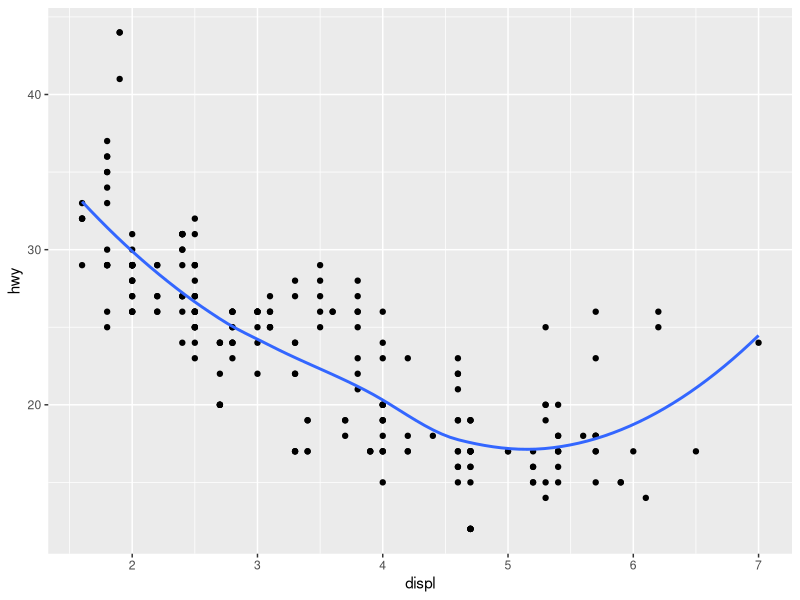
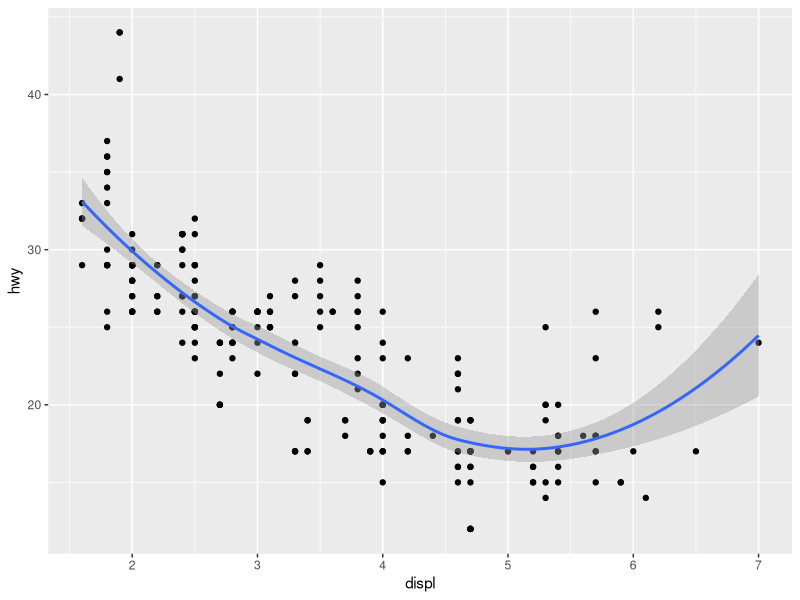
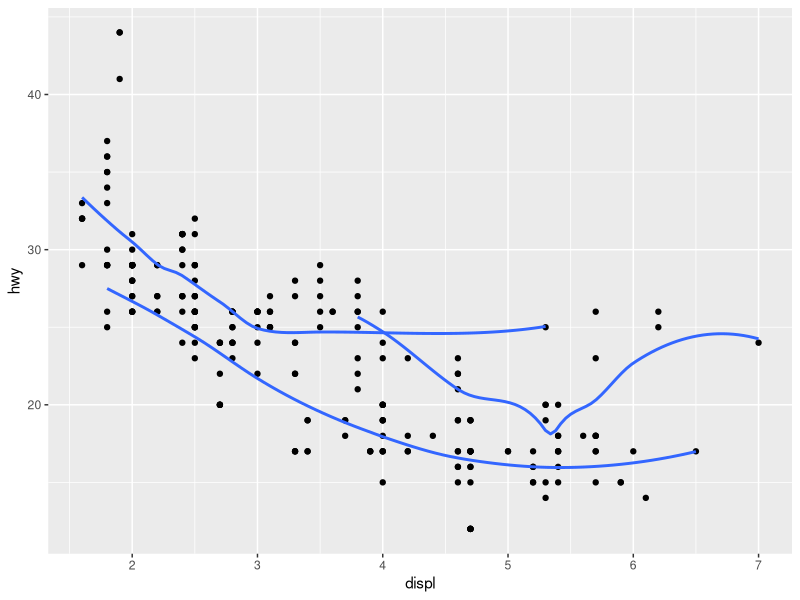
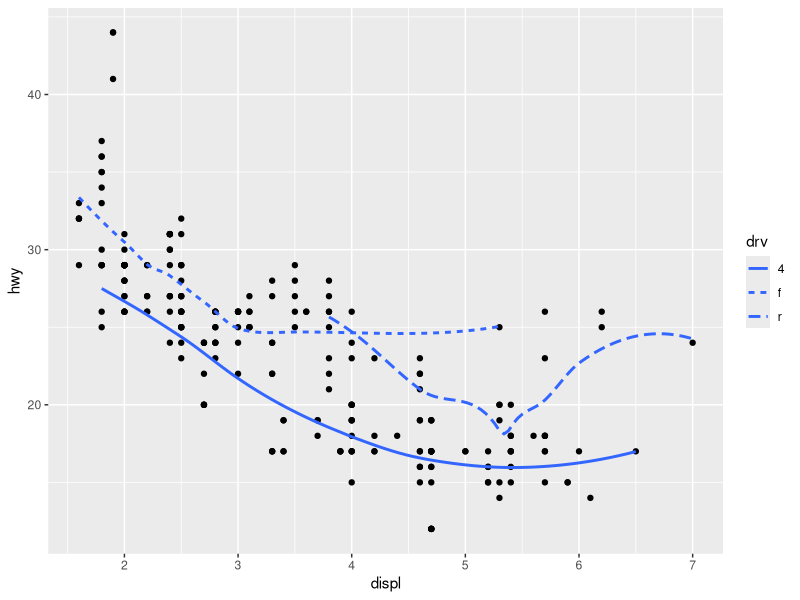
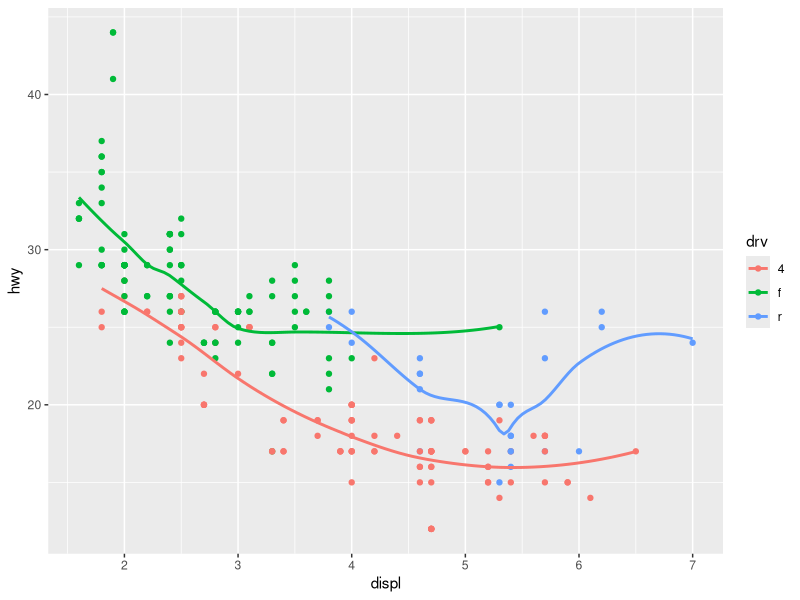
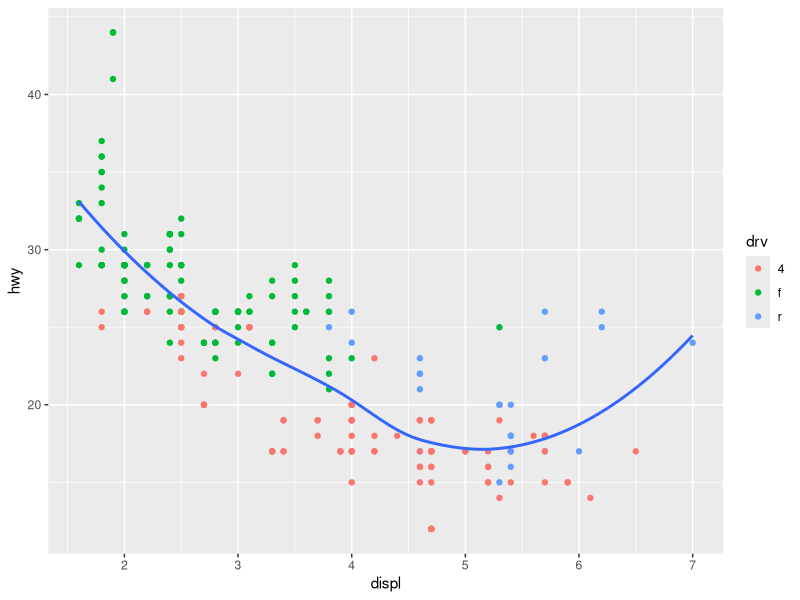
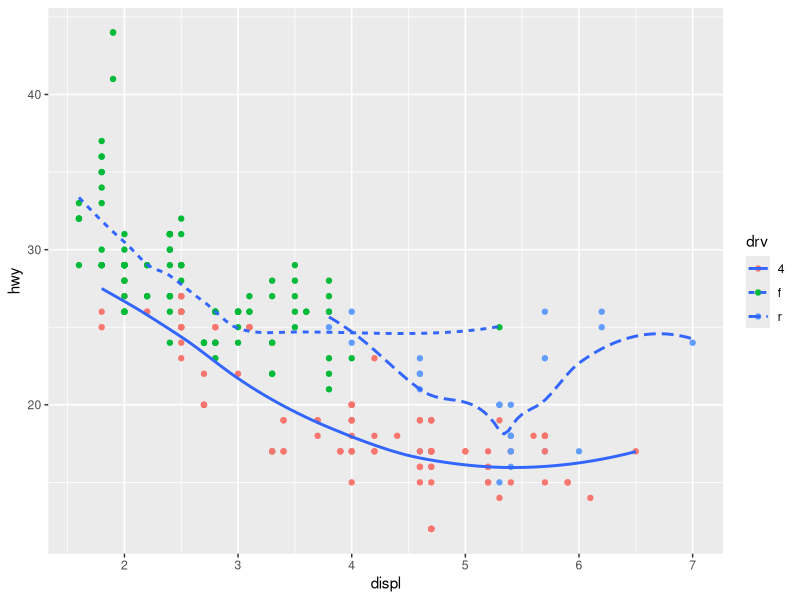
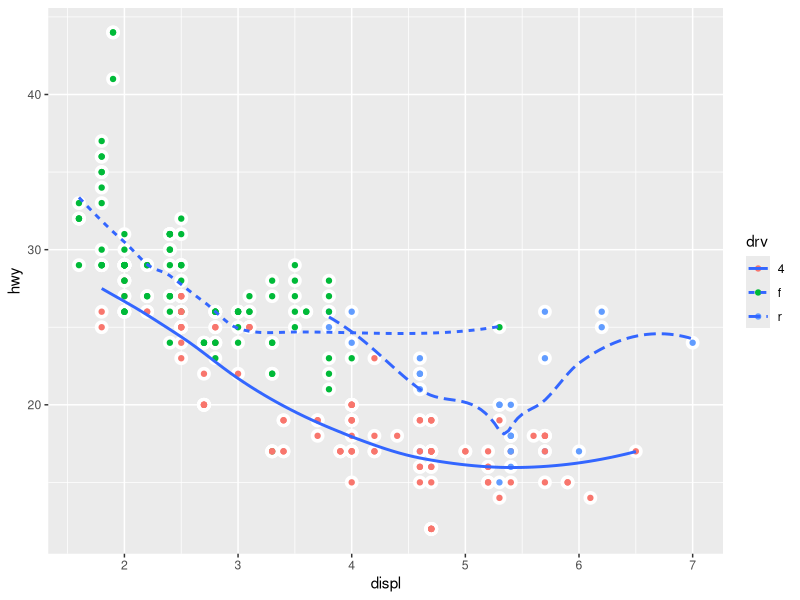

R code for these plots, in order:
library(ggplot2)

# 1
ggplot(data=mpg, mapping=aes(x=displ, y=hwy)) + 
  geom_point() +
  geom_smooth(se = FALSE)

# 1.1
ggplot(data=mpg, mapping=aes(x=displ, y=hwy)) + 
  geom_point() +
  geom_smooth(se = TRUE)

# 2
ggplot(data=mpg, mapping=aes(x=displ, y=hwy)) + 
  geom_point() +
  geom_smooth(mapping=aes(group=drv),se = F)

# 2.2
ggplot(data=mpg, mapping=aes(x=displ, y=hwy)) + 
  geom_point() +
  geom_smooth(mapping=aes(lty=drv),se = F)

# 3
ggplot(data=mpg, mapping=aes(x=displ, y=hwy, col=drv)) + 
  geom_point() +
  geom_smooth(mapping=aes(),se = FALSE)


# 4
ggplot(data=mpg, mapping=aes(x=displ, y=hwy)) + 
  geom_point(mapping=aes(col=drv)) +
  geom_smooth(mapping=aes(),se = F)

# 5
ggplot(data=mpg, mapping=aes(x=displ, y=hwy)) + 
  geom_point(mapping=aes(col=drv)) +
  geom_smooth(mapping=aes(lty=drv),se = F)

# 6
ggplot(data=mpg, mapping=aes(x=displ, y=hwy)) + 
  geom_point(mapping=aes(),col="white",size=4) +
  geom_point(mapping=aes(col=drv)) +
  geom_smooth(mapping=aes(lty=drv),se=F)
  
